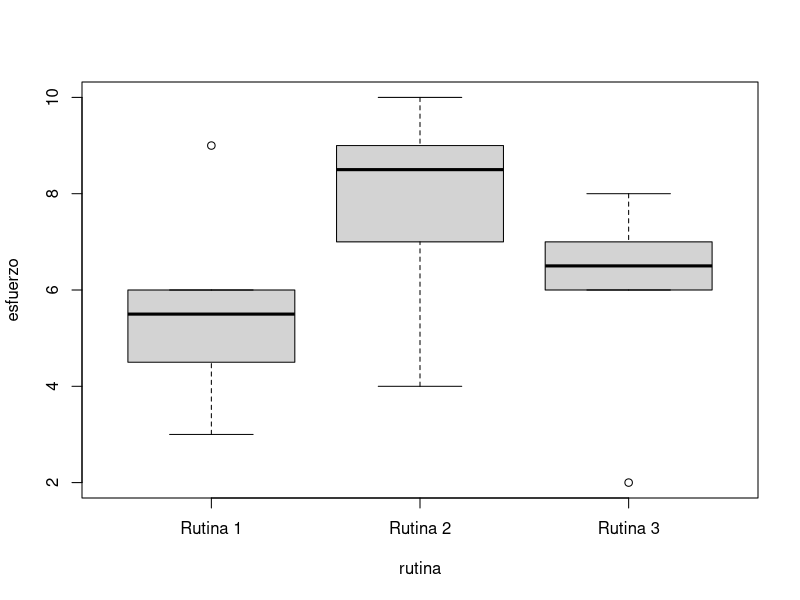

Here is the R script that generated this plot: (Note: this script raises an error after producing the figure.)
#Importacion datos
##################

r1<-c(3,9,6,6,5,4,5,6)
r2<-c(4,8,6,9,8,10,9,9)
r3<-c(2,7,6,7,6,6,8,7)

datos<-data.frame(esfuerzo=c(r1,r2,r3),
                  rutina=gl(3,length(r1),3*length(r2),labels=c("Rutina 1","Rutina 2","Rutina 3")))


#Exploración datos
#################
#Graficos
boxplot(esfuerzo~ rutina,data=datos)


#Estadísticos
by(datos[, c("esfuerzo")], datos$rutina, stat.desc, basic = FALSE,
   norm = TRUE)

#Test
#####
#Quitamos datos perdidos (si los hubiera).
#Los datos tienen que pasarse como matriz al test
datos<-matrix(c(r1,r2,r3),nrow=length(r1),ncol=3)
datos <- as.matrix(na.omit(datos))

friedman.test(datos)

#Test comparaciones múltiples
friedmanmc(datos) 
